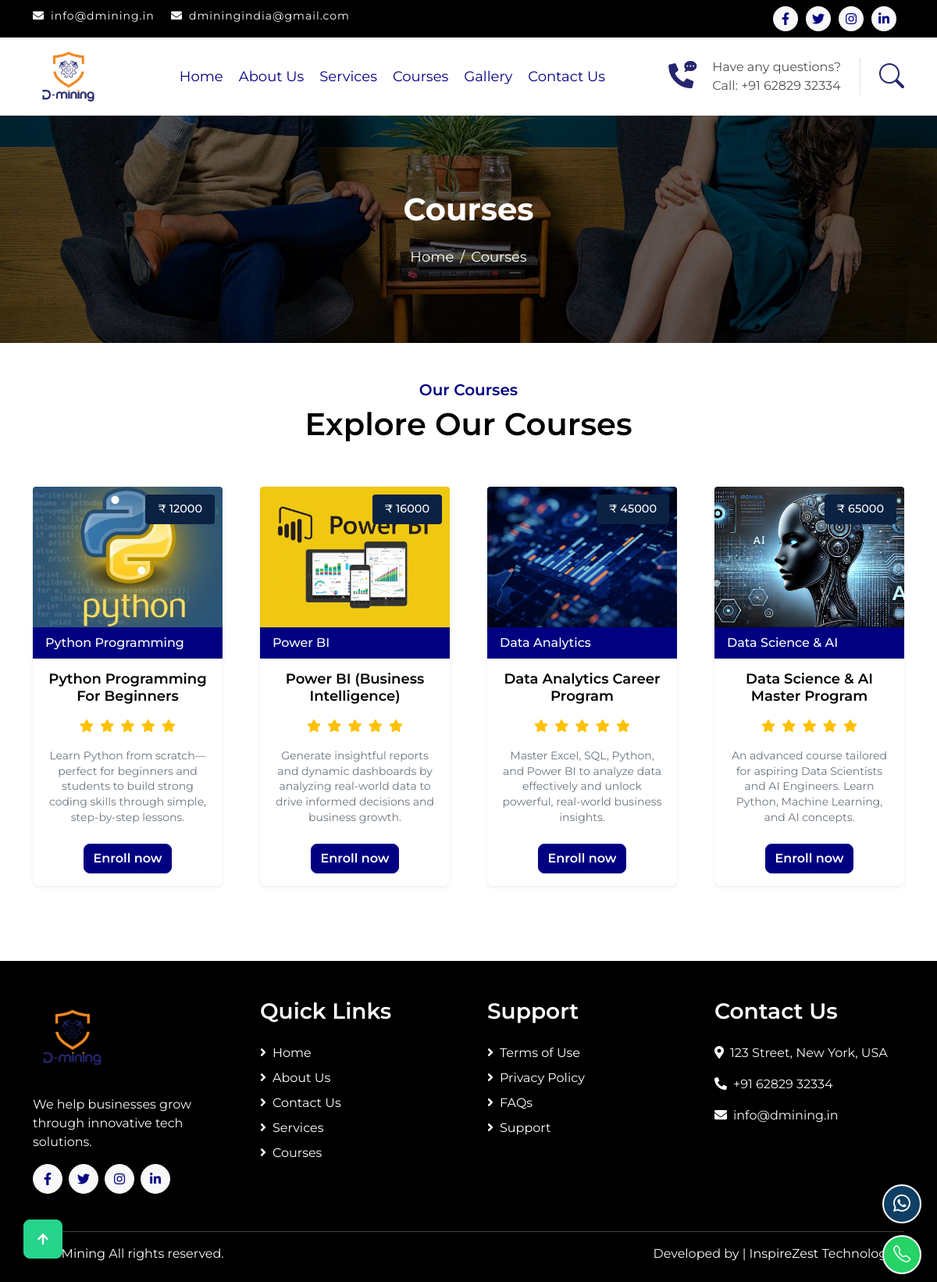
The app's page /courses/, older data.
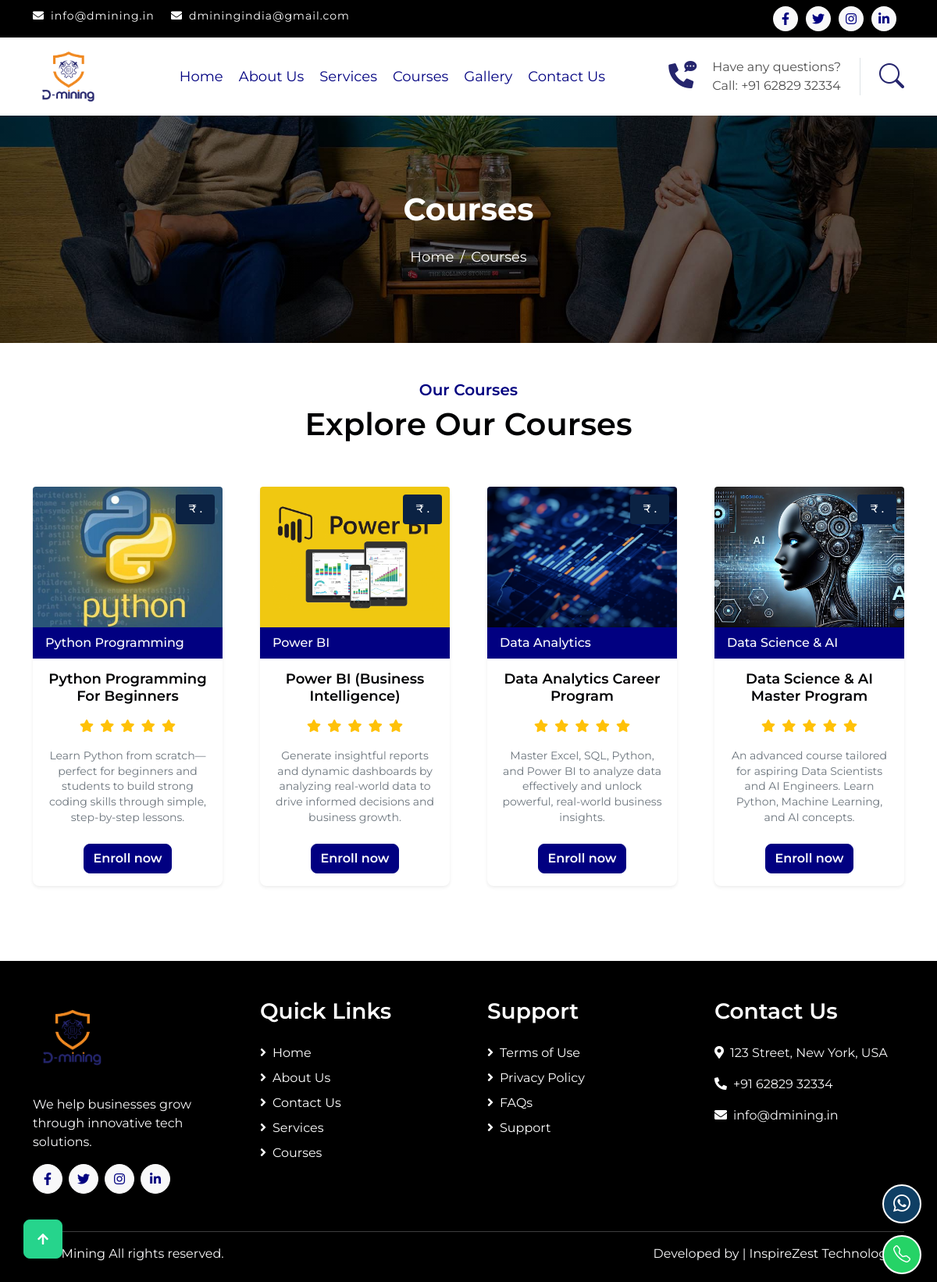
The same page, newer data.
### DMININGapp/models.py (models this page shows, shortened)
class Course(models.Model):
    title = models.CharField(max_length=200)
    category = models.CharField(max_length=100)
    price = models.CharField(max_length=50)
    rating = models.IntegerField(default=5)
    iimage = models.ImageField(upload_to='static/courses/', null=True, blank=True)
    short_description = models.TextField()
    delay = models.CharField(max_length=10, default=".3s")  # For animation delay
    modal_target = models.CharField(max_length=50, default="#")  # e.g., "#modalPython"

### DMININGapp/views.py (the view)
# urls.py: path('courses/', views.courses, name='courses'),
def courses(request):
    courses = Course.objects.all()
    modals = CourseModal.objects.all()
    return render(request, 'courses.html', {
        "courses": courses
        , "modals": modals
    })

### templates/courses.html (shortened to what this page needs)
{% extends 'base.html' %}
{% block content %}
<div class="container-fluid page-header py-5">
  <div class="container text-center py-5">
    <h1 class="display-2 text-white mb-4 animated slideInDown">Courses</h1>
    <nav aria-label="breadcrumb animated slideInDown">
      <ol class="breadcrumb justify-content-center mb-0">
        <li class="breadcrumb-item">
          <a href="#">Home</a>
        </li>
        <li class="breadcrumb-item active" aria-current="page">Courses</li>
      </ol>
    </nav>
  </div>
</div>
<div class="container-fluid services py-5 mb-5">
  <div class="container">
    <div class="text-center mx-auto pb-5 wow fadeIn" data-wow-delay=".3s" style="max-width: 600px;">
      <h5 class="text-primary">Our Courses</h5>
      <h1>Explore Our Courses</h1>
    </div>
    <div class="row g-5 services-inner">
      {% for course in courses %}
      <div class="col-md-6 col-lg-3 wow fadeIn" data-wow-delay="{{ course.delay }}">
        <div class="course-card bg-white h-100 shadow-sm rounded" data-bs-toggle="modal"
          data-bs-target="{{ course.modal_target }}" style="cursor: pointer;">
          <div class="position-relative">
            <img src="{{ course.iimage.url }}" alt="{{ course.title }}" class="card-img-top"
              style="width: 100%; height: 180px; object-fit: cover; border-top-left-radius: 0.25rem; border-top-right-radius: 0.25rem;" />
            <div class="price-badge position-absolute" style="
              top: 10px;
              right: 10px;
              background: #0B2243;
              color: #fff;
              padding: 0.5rem 1rem;
              border-radius: 0.25rem;
              font-weight: 500;
              font-size: 0.9rem;">
              ₹ {{ course.price }}
            </div>
          </div>
          <div class="course-category bg-success text-white px-3 py-2">
            <span>{{ course.category }}</span>
          </div>
          <div class="card-body text-center px-3">
            <h5 class="card-title mb-3">{{ course.title }}</h5>
            <div class="star-rating mb-3">
              {% for i in "12345"|slice:":course.rating"|make_list %}
              <i class="fas fa-star text-warning"></i>
              {% endfor %}
            </div>
            <p class="text-muted small mb-4">
              {{ course.short_description }}
            </p>
            <button class="btn btn-success btn-block">Enroll now</button>
          </div>
        </div>
      </div>
      {% endfor %}
    </div>
  </div>
</div>
{% endblock %}

Row changes from the older to the newer data that the page shows:
changed Course "Python Programming For Beginners": price "12000" → "."
changed Course "Power BI (Business Intelligence)": price "16000" → "."
changed Course "Data Analytics Career Program": price "45000" → "."
changed Course "Data Science & AI Master Program": price "65000" → "."
